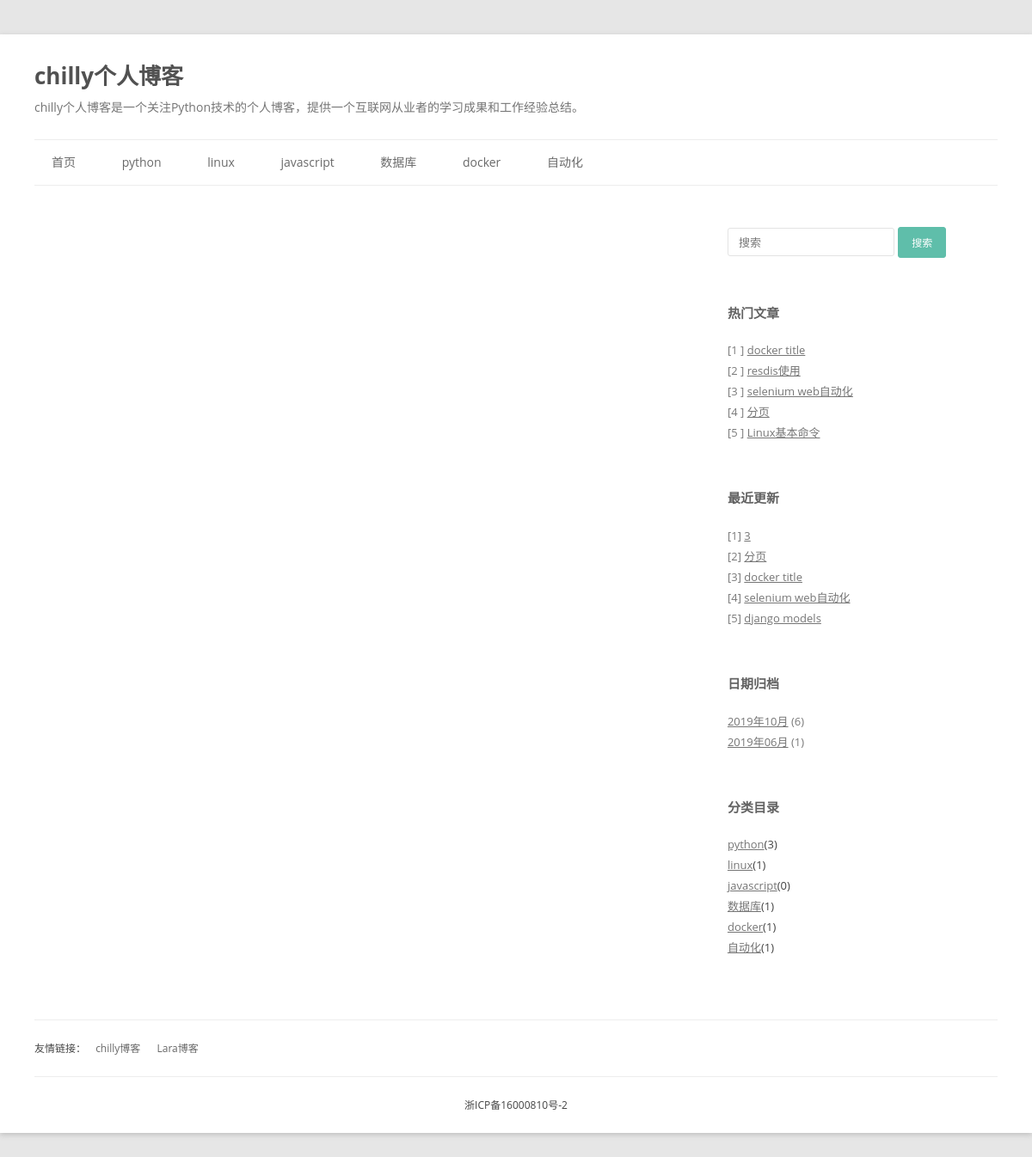
The page /blog/dete/9/9 on the database its author committed.
### blog/models.py (models this page shows, shortened)
class BlogType(models.Model):
    type_name = models.CharField(max_length = 32, verbose_name = '文章类型')
    class Meta:
        verbose_name = "博文类型"
        verbose_name_plural = "博文类型"

class Blog(models.Model):
    title = models.CharField(max_length = 100, verbose_name = '文章标题')
    content = RichTextField(verbose_name = '内容')
    blog_type = models.ForeignKey(BlogType, on_delete = models.CASCADE, verbose_name = '文章类型')
    update_time = models.DateTimeField( verbose_name = '更新时间')
    read_count  = models.IntegerField(default = 0, verbose_name = '文章阅读数')
    class Meta:
        ordering = ('-update_time',)
        verbose_name = "博文"
        verbose_name_plural = "博文"

### blog/views.py (the view)
# urls.py: path('dete/<int:year>/<int:month>', views.get_blog_by_date, name = "date" ),
def get_blog_by_date(request, year, month):
    context = {}
    blogs_with_date = Blog.objects.filter(update_time__year=year, update_time__month=month)
    paginator = Paginator(blogs_with_date, settings.INDEX_PAGE_BLOG_COUNT)
    page_num = request.GET.get('page', 1)  # 获取页码参数
    page_of_blogs = paginator.get_page(page_num)  # 按照时间排序分页后的博客
    current_page = page_of_blogs.number  # 当前页码
    print('current_page', current_page)
    page_range = list(range(max(current_page - 2, 1), current_page)) + \
                 list(range(current_page, min(current_page + 2, paginator.num_pages) + 1))
    if page_range[0] >= 3:
        page_range.insert(0, "...")
    if page_range[-1] <= page_of_blogs.paginator.num_pages - 2:
        page_range.append("...")
    if page_range[0] != 1:
        page_range.insert(0, 1)
    if page_range[-1] != page_of_blogs.paginator.num_pages:
        page_range.append(page_of_blogs.paginator.num_pages)
    context['page_of_blogs_with_date'] = page_of_blogs
    if cache.get("blog_types"):  # 如果博客类型在缓存中，就从缓存中取得类型
        blog_types = cache.get("blog_types")
        print("从缓存中加载博客类型")
    else:  # 操作DB取博客类型,并且添加缓存
        blog_types = BlogType.objects.all()
        cache.set("blog_types", blog_types, 1800)
        print("添加博客类型缓存")
    if cache.get("hot_blogs"):
        hot_blogs = cache.get("hot_blogs")
        print("从缓存中加载热门博客")
    else:
        hot_blogs = Blog.objects.all().order_by('-read_count', '-update_time')[:5]
        cache.set("hot_blogs", hot_blogs, 1800)
        print("添加热门博客缓存")
    if cache.get("latest_blogs"):
        latest_blogs = cache.get("latest_blogs")
        print("从缓存中加载最近博客")
    else:
        latest_blogs = Blog.objects.all().order_by('-update_time')[:5]
        cache.set("latest_blogs", latest_blogs, 1800)
        print("添加最近更新博客缓存")
    if cache.get("date_count_dict"):
        date_count_dict = cache.get("date_count_dict")
        print("从缓存中加载日期分类以及数量")
    else:
        date_count_dict = {}
        blog_dates = Blog.objects.dates('update_time', 'month', order='DESC')
        for blog_date in blog_dates:
            count = Blog.objects.filter(update_time__year=blog_date.year,
                                        update_time__month=blog_date.month).count()
            date_count_dict[blog_date] = count
        cache.set("date_count_dict", date_count_dict, 1800)
        print("添加最近更新日期分类以及数量")
    context['blog_types'] = blog_types
    context['hot_blogs'] = hot_blogs
    context['latest_blogs'] = latest_blogs
    context['date_count_dict'] = date_count_dict
    context['page_of_blogs'] = page_of_blogs
    context['page_range'] = page_range
    return render(request, 'blog/date.html', context)

### blog/templates/blog/date.html (shortened to what this page needs)
{% load static %}
<!DOCTYPE html>
<html lang="zh-CN">
{% include 'blog/header.html' %}
<body class="home blog custom-background custom-font-enabled single-author">
	<div id="page" class="hfeed site">
		<header id="masthead" class="site-header" role="banner">
			{% include 'blog/title.html' %}
			{% include 'blog/nav.html' %}
		</header>
		<div id="main" class="wrapper">
			{% include 'blog/aside.html' %}
		</div>
		{% include 'blog/footer.html' %}
	</div>
</body>
</html>

### blog/templates/blog/nav.html (shortened to what this page needs)
<nav id="site-navigation" class="main-navigation" role="navigation">
			<ul class="nav-menu">
				<li><a href="/">首页</a></li>
				{% for type in blog_types %}
					<li>
						<a href="{% url 'type' type.id %}">{{ type.type_name }}</a>
					</li>
				{% endfor %}
            </ul>
		</nav>

### blog/templates/blog/aside.html (shortened to what this page needs)
<div id="secondary" class="widget-area" role="complementary">
            <aside id="search-2" class="widget widget_search">
				<form role="search" id="searchform" action="" method="post">
					<div>
						<input placeholder="搜索" type="text" name="keywords" id="s">
						<input type="submit" class="btn btn-default" id="searchsubmit" value="搜索">
					</div>
				</form>
			</aside>
			<aside id="recent-posts-2" class="widget widget_recent_entries">
				<h3 class="widget-title">热门文章</h3>
				<ul>
					{% for blog in hot_blogs %}
					<li><font style="color:#7a7a7a;">[{{ forloop.counter }} ]</font>&nbsp;<a href="{% url 'detail' blog.id %}" title="{{ blog.title }}">{{ blog.title }}</a></li>
					{% endfor %}
				</ul>
			</aside>
			<aside class="widget widget_recent_entries">
				<h3 class="widget-title">最近更新</h3>
				<ul>
					{% for blog in latest_blogs %}
					<li><font style="color:#7a7a7a;">[{{ forloop.counter }}]</font>&nbsp;<a href="{% url 'detail' blog.id %}" title="{{ blog.title }}">{{ blog.title }}</a></li>
					{% endfor %}
				</ul>
			</aside>
			<aside id="archives-2" class="widget widget_archive">
				<h3 class="widget-title">日期归档</h3>
				<ul>
                    {% for blog_date,count in date_count_dict.items  %}
                    <li><a href="{% url 'date' blog_date.year blog_date.month%}" title="{{ blog_date }}">{{ blog_date | date:"Y年m月"  }}</a>&nbsp;<font style="color:#7a7a7a;">({{count}})</font></li>
                    {% endfor %}
                </ul>
			</aside>
			<aside id="categories-2" class="widget widget_categories">
				<h3 class="widget-title">分类目录</h3>
				<ul>
					{% for type in blog_types %}
						<li class="cat-item cat-item-2"><a href="{% url 'type' type.id %}" title="{{ type.type_name }}">{{ type.type_name }}</a>({{type.blog_set.count}})</li>
					{% endfor %}
				</ul>
			</aside>
</div>

### blog/templates/blog/header.html (style rules this page uses)
body.custom-background { background-color: #e6e6e6; }

### rows shown on the page
BlogType: type_name "python", blog_set.count "3"
BlogType: type_name "linux", blog_set.count "1"
BlogType: type_name "javascript", blog_set.count "0"
BlogType: type_name "数据库", blog_set.count "1"
BlogType: type_name "docker", blog_set.count "1"
BlogType: type_name "自动化", blog_set.count "1"
Blog: title "docker title"
Blog: title "resdis使用"
Blog: title "selenium web自动化"
Blog: title "分页"
Blog: title "Linux基本命令"
Blog: title "3"
Blog: title "django models"

### other values the page prints
{{ blog_date | date:"Y年m月" }} "2019年10月" "2019年06月"
{{ count }} "6" "1"
